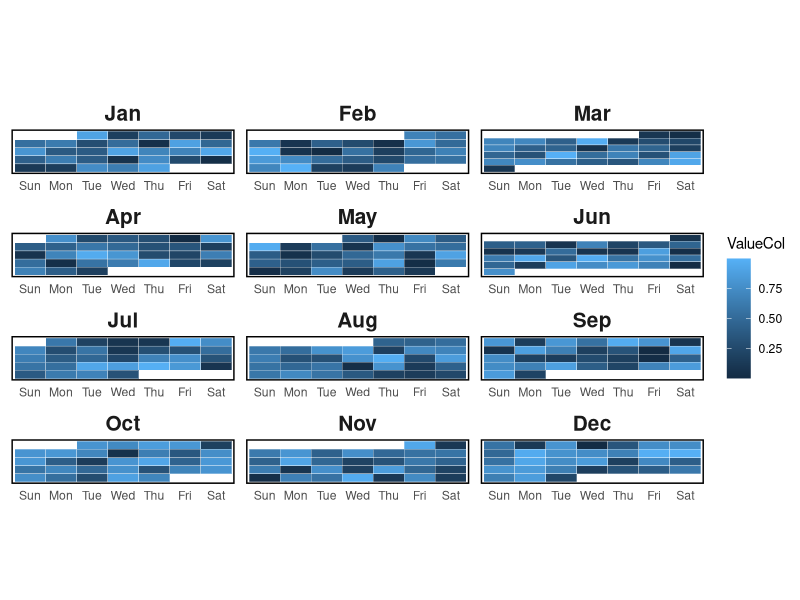
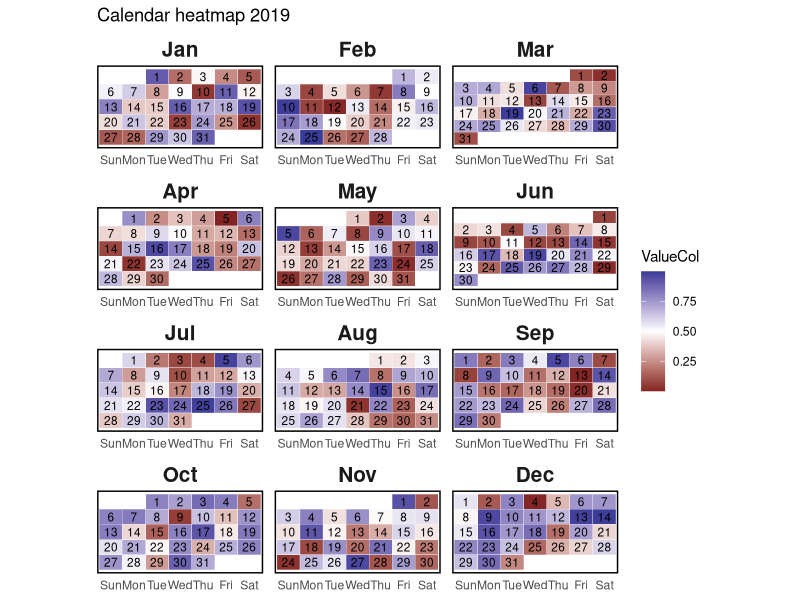
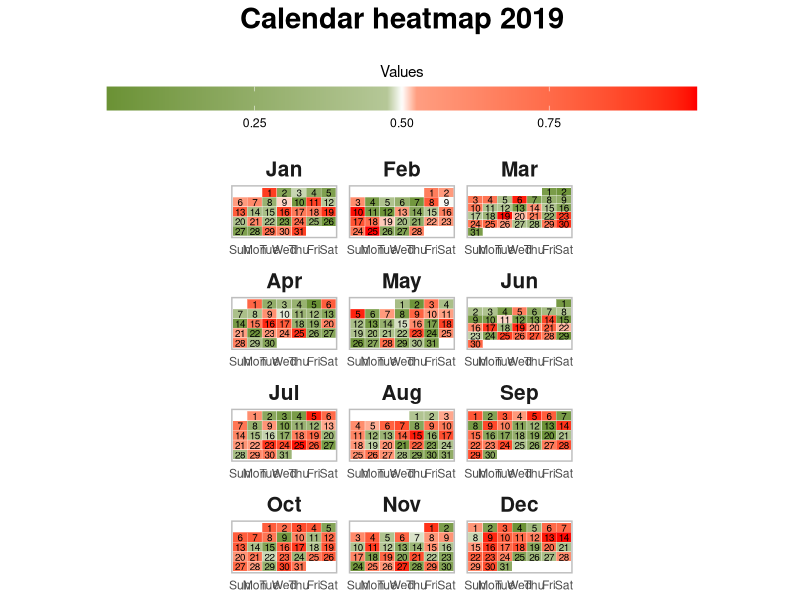

Reproduce these figures in R, in order.
## ---- chunk 1
library(tidyverse) # contains ggplot2 (for plot) and dplyr (for easy data manipulation)
library(lubridate) # For date and time manipulation
## ---- chunk 2
df  <-  tibble(
  DateCol = seq(
    dmy("01/01/2019"),
    dmy("31/12/2019"),
    "days"
  ),
  ValueCol = runif(365)
)
## ---- chunk 3
dfPlot <- df %>% 
  mutate(weekday = wday(DateCol, label = T, week_start = 7), # can put week_start = 1 to start week on Monday
         month = month(DateCol, label = T),
         date = yday(DateCol),
         week = epiweek(DateCol))

# isoweek makes the last week of the year as week 1, so need to change that to week 53 for the plot
dfPlot$week[dfPlot$month=="Dec" & dfPlot$week ==1] = 53 

dfPlot <- dfPlot %>% 
  group_by(month) %>% 
  mutate(monthweek = 1 + week - min(week))
## ---- chunk 4
dfPlot %>%  
  ggplot(aes(weekday,-week, fill = ValueCol)) +
  geom_tile(colour = "white")  + 
  theme(aspect.ratio = 1/5,
        axis.title.x = element_blank(),
        axis.title.y = element_blank(),
        axis.text.y = element_blank(),
        panel.grid = element_blank(),
        axis.ticks = element_blank(),
        panel.background = element_blank(),
        strip.background = element_blank(),
        strip.text = element_text(face = "bold", size = 15),
        panel.border = element_rect(colour = "black", fill=NA, size=1)) +
  facet_wrap(~month, nrow = 4, ncol = 3, scales = "free") 
## ---- chunk 5
dfPlot %>%
  ggplot(aes(weekday,-week, fill = ValueCol)) +
  geom_tile(colour = "white")  + 
  geom_text(aes(label = day(DateCol)), size = 3) +
  theme(aspect.ratio = 1/2,
        axis.title.x = element_blank(),
        axis.title.y = element_blank(),
        axis.text.y = element_blank(),
        panel.grid = element_blank(),
        axis.ticks = element_blank(),
        panel.background = element_blank(),
        strip.background = element_blank(),
        strip.text = element_text(face = "bold", size = 15),
        panel.border = element_rect(colour = "black", fill=NA, size=1)) +
  scale_fill_gradient2(midpoint = 0.5) +
  facet_wrap(~month, nrow = 4, ncol = 3, scales = "free") +
  labs(title = "Calendar heatmap 2019")
## ---- chunk 6
dfPlot %>%
  ggplot(aes(weekday,-week, fill = ValueCol)) +
  geom_tile(colour = "white")  + 
  geom_text(aes(label = day(DateCol)), size = 2.5, color = "black") +
  theme(aspect.ratio = 1/2,
        legend.position = "top",
        legend.key.width = unit(3, "cm"),
        axis.title.x = element_blank(),
        axis.title.y = element_blank(),
        axis.text.y = element_blank(),
        panel.grid = element_blank(),
        axis.ticks = element_blank(),
        panel.background = element_blank(),
        legend.title.align = 0.5,
        strip.background = element_blank(),
        strip.text = element_text(face = "bold", size = 15),
        panel.border = element_rect(colour = "grey", fill=NA, size=1),
        plot.title = element_text(hjust = 0.5, size = 21, face = "bold",
                                  margin = margin(0,0,0.5,0, unit = "cm"))) +
  scale_fill_gradientn(colours = c("#6b9235", "white", "red"),
                       values = scales::rescale(c(-1, -0.05, 0, 0.05, 1)), 
                       name = "Values",
                       guide = guide_colorbar(title.position = "top", 
                                              direction = "horizontal")) +
  facet_wrap(~month, nrow = 4, ncol = 3, scales = "free") +
  labs(title = "Calendar heatmap 2019")
